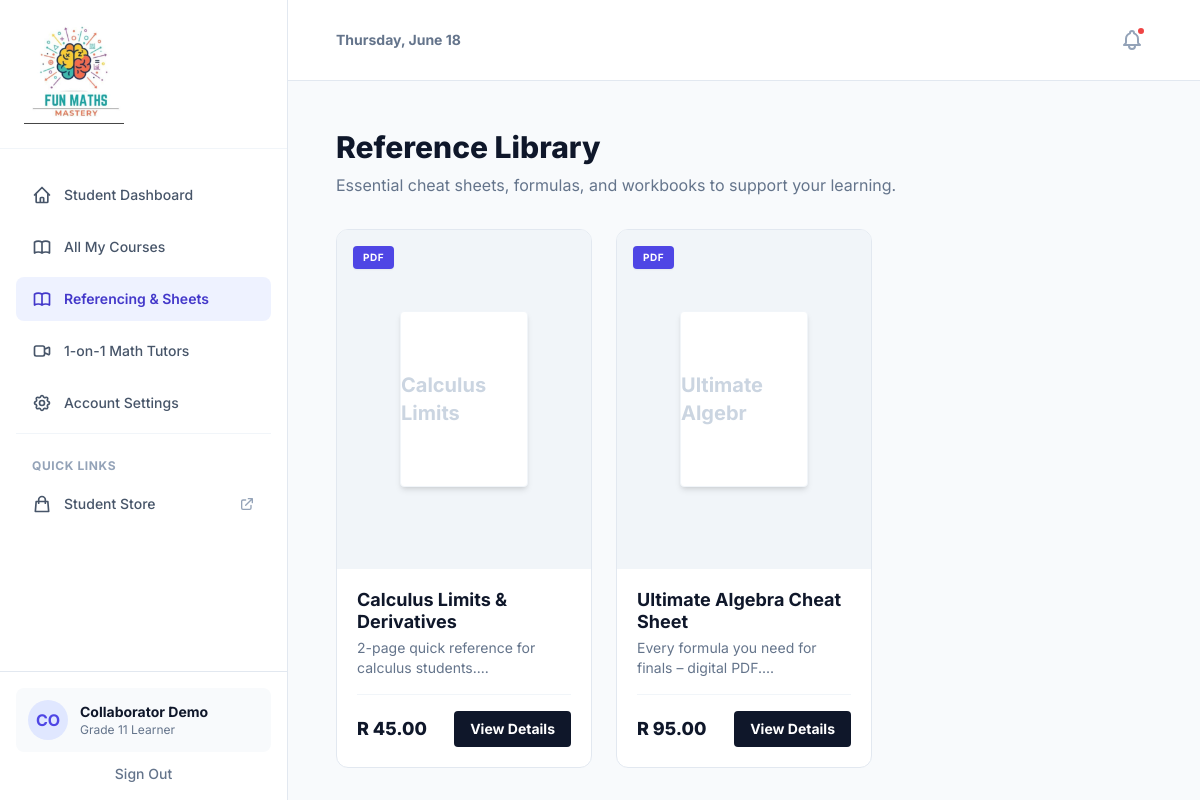
/app/library.php (signed in), run on the app's committed database.
### tables this page shows
CREATE TABLE products (
            id INTEGER PRIMARY KEY AUTOINCREMENT,
            title TEXT NOT NULL,
            description TEXT,
            price REAL NOT NULL,
            category TEXT DEFAULT 'General',
            file_type TEXT CHECK(file_type IN ('pdf','link')) NOT NULL,
            file_path TEXT NOT NULL,
            is_active INTEGER DEFAULT 1,
            created_at DATETIME DEFAULT CURRENT_TIMESTAMP
        );

### app/config/functions.php (called while the page is built, shortened)
<?php
function hasPurchased($userId, $productId) {
    global $pdo;
    $stmt = $pdo->prepare("SELECT 1 FROM user_product_access WHERE user_id = ? AND product_id = ?");
    $stmt->execute([$userId, $productId]);
    return $stmt->fetchColumn() !== false;
}
function h($string) {
    return htmlspecialchars($string, ENT_QUOTES, 'UTF-8');
}
    ?>

### app/library.php (the view, shortened to what this page needs)
<?php
require_once 'config/db.php';
require_once 'config/functions.php';
$stmt = $pdo->prepare("SELECT * FROM products WHERE (category = 'Reference' OR category = 'Formula Sheets' OR category = 'Cheat Sheet') AND is_active = 1 ORDER BY price ASC, id DESC");
$stmt->execute();
$referenceProducts = $stmt->fetchAll(PDO::FETCH_ASSOC);
?>
<!DOCTYPE html>
<html lang="en">
<head>
    <script src="https://cdn.tailwindcss.com"></script>
</head>
<body class="bg-slate-50 text-slate-900 font-sans antialiased h-screen overflow-hidden flex">
    <aside id="sidebar" class="w-72 bg-white border-r border-slate-200 flex flex-col justify-between z-30 fixed lg:static h-full closed shadow-2xl lg:shadow-none transform -translate-x-full lg:translate-x-0">
        <div class="flex flex-col h-full">
            <div class="px-6 py-6 border-b border-slate-100 flex justify-between items-center">
                <a href="dashboard.php" class="flex items-center gap-2">
                    <img src="assets/logo.jpeg" alt="Fun Maths Mastery" width="100" height="100">
                </a>
            </div>
            <div class="flex-1 overflow-y-auto px-4 py-6 flex flex-col">
                <nav class="space-y-2 flex-1">
                    <a href="dashboard.php" class="w-full flex items-center gap-3 px-4 py-3 text-sm font-medium rounded-lg text-slate-600 hover:text-slate-900 hover:bg-slate-50">
                        <svg class="w-5 h-5" fill="none" stroke="currentColor" viewBox="0 0 24 24"><path stroke-linecap="round" stroke-linejoin="round" stroke-width="2" d="M3 12l2-2m0 0l7-7 7 7M5 10v10a1 1 0 001 1h3m10-11l2 2m-2-2v10a1 1 0 01-1 1h-3m-6 0a1 1 0 001-1v-4a1 1 0 011-1h2a1 1 0 011 1v4a1 1 0 001 1m-6 0h6"></path></svg>
                        Student Dashboard
                    </a>
                    <a href="my-courses.php" class="w-full flex items-center gap-3 px-4 py-3 text-sm font-medium rounded-lg text-slate-600 hover:text-slate-900 hover:bg-slate-50">
                        All My Courses
                    </a>
                    <a href="library.php" class="w-full flex items-center gap-3 px-4 py-3 text-sm font-semibold rounded-lg bg-brand-50 text-brand-700">
                        Referencing & Sheets
                    </a>
                    <a href="tutoring.php" class="w-full flex items-center gap-3 px-4 py-3 text-sm font-medium rounded-lg text-slate-600 hover:text-slate-900 hover:bg-slate-50">
                        <svg class="w-5 h-5" fill="none" stroke="currentColor" viewBox="0 0 24 24"><path stroke-linecap="round" stroke-linejoin="round" stroke-width="2" d="M15 10l4.553-2.276A1 1 0 0121 8.618v6.764a1 1 0 01-1.447.894L15 14M5 18h8a2 2 0 002-2V8a2 2 0 00-2-2H5a2 2 0 00-2 2v8a2 2 0 002 2z"></path></svg>
                        1-on-1 Math Tutors
                    </a>
                    <a href="settings.php" class="w-full flex items-center gap-3 px-4 py-3 text-sm font-medium rounded-lg text-slate-600 hover:text-slate-900 hover:bg-slate-50">
                        Account Settings
                    </a>
                    <div class="mt-8 mb-2 px-4 text-xs font-bold text-slate-400 uppercase tracking-wider border-t border-slate-100 pt-6">Quick Links</div>
                    <a href="store.php" class="flex items-center gap-3 px-4 py-3 text-sm font-medium rounded-lg text-slate-600 hover:text-slate-900 hover:bg-slate-50 justify-between">
                        <span class="flex items-center gap-3"><svg class="w-5 h-5" fill="none" stroke="currentColor" viewBox="0 0 24 24"><path stroke-linecap="round" stroke-linejoin="round" stroke-width="2" d="M16 11V7a4 4 0 00-8 0v4M5 9h14l1 12H4L5 9z"></path></svg>Student Store</span>
                        <svg class="w-4 h-4 text-slate-400" fill="none" stroke="currentColor" viewBox="0 0 24 24"><path stroke-linecap="round" stroke-linejoin="round" stroke-width="2" d="M10 6H6a2 2 0 00-2 2v10a2 2 0 002 2h10a2 2 0 002-2v-4M14 4h6m0 0v6m0-6L10 14"></path></svg>
                    </a>
                </nav>
            </div>
            <div class="p-4 border-t border-slate-200">
                <div class="bg-slate-50 rounded-lg p-3 flex items-center gap-3">
                    <div class="w-10 h-10 rounded-full bg-brand-100 flex items-center justify-center text-brand-600 font-bold"><?= strtoupper(substr($_SESSION['user_name'], 0, 2)) ?></div>
                    <div class="flex-1 min-w-0">
                        <div class="text-sm font-bold text-slate-900 truncate"><?= h($_SESSION['user_name']) ?></div>
                        <div class="text-xs text-slate-500 truncate">Grade 11 Learner</div>
                    </div>
                </div>
                <a href="logout.php" class="w-full mt-3 text-center text-sm font-medium text-slate-500 hover:text-red-600 transition-colors block">Sign Out</a>
            </div>
        </div>
    </aside>
    <main class="flex-1 overflow-y-auto flex flex-col relative w-full">
        <header class="bg-white border-b border-slate-200 px-4 py-3 lg:py-5 lg:px-12 flex items-center justify-between sticky top-0 z-10">
            <div class="hidden lg:block"><p class="text-sm text-slate-500 font-bold" id="header-date"></p></div>
            <div class="flex items-center gap-4 ml-auto">
                <button class="relative p-2 text-slate-400 hover:text-brand-600 transition-colors rounded-full hover:bg-slate-50" onclick="alert('No new notifications.')">
                    <span class="absolute top-1.5 right-1.5 w-2.5 h-2.5 bg-red-500 border-2 border-white rounded-full"></span>
                </button>
            </div>
        </header>
        <div class="p-6 md:p-10 lg:p-12 max-w-6xl mx-auto w-full animate-fade-in">
            <h1 class="text-2xl md:text-3xl font-extrabold text-slate-900">Reference Library</h1>
            <p class="text-slate-500 mt-2">Essential cheat sheets, formulas, and workbooks to support your learning.</p>
            <?php if (empty($referenceProducts)): ?>
                <div class="mt-10 text-center py-12 bg-white rounded-xl border border-slate-200">
                    <div class="w-16 h-16 bg-slate-100 rounded-full flex items-center justify-center mx-auto mb-4">
                        <svg class="w-8 h-8 text-slate-400" fill="none" stroke="currentColor" viewBox="0 0 24 24"><path stroke-linecap="round" stroke-linejoin="round" stroke-width="2" d="M12 6.253v13m0-13C10.832 5.477 9.246 5 7.5 5S4.168 5.477 3 6.253v13C4.168 18.477 5.754 18 7.5 18s3.332.477 4.5 1.253m0-13C13.168 5.477 14.754 5 16.5 5c1.747 0 3.332.477 4.5 1.253v13C19.832 18.477 18.247 18 16.5 18c-1.746 0-3.332.477-4.5 1.253"></path></svg>
                    </div>
                    <p class="text-slate-500 mb-4">No reference materials available yet. Check back soon!</p>
                </div>
            <?php else: ?>
                <div class="grid grid-cols-1 sm:grid-cols-2 lg:grid-cols-3 gap-6 mt-8">
                    <?php foreach ($referenceProducts as $product):
                        $isPurchased = hasPurchased($userId, $product['id']);
                    ?>
                        <div class="group border border-slate-200 rounded-xl overflow-hidden bg-white hover:shadow-lg transition-all flex flex-col">
                            <div class="aspect-[3/4] bg-slate-100 relative p-6 flex items-center justify-center border-b border-slate-100">
                                <span class="absolute top-4 left-4 px-2.5 py-1 text-[10px] font-bold uppercase tracking-wider rounded shadow-sm <?= $product['file_type'] === 'pdf' ? 'bg-brand-600 text-white' : 'bg-slate-900 text-white' ?>">
                                    <?= strtoupper($product['file_type']) ?>
                                </span>
                                <div class="w-32 h-44 bg-white shadow-md rounded flex items-center justify-center text-slate-300 font-bold text-xl border border-slate-100">
                                    <?= h(substr($product['title'], 0, 15)) ?>
                                </div>
                            </div>
                            <div class="p-5 flex flex-col flex-1">
                                <h3 class="text-lg font-bold text-slate-900 leading-tight mb-1"><?= h($product['title']) ?></h3>
                                <p class="text-sm text-slate-500 mb-4 line-clamp-2"><?= h(substr($product['description'], 0, 100)) ?>...</p>
                                <div class="mt-auto pt-4 border-t border-slate-100 flex items-center justify-between">
                                    <span class="text-lg font-extrabold text-slate-900">R <?= number_format($product['price'], 2) ?></span>
                                    <?php if ($isPurchased): ?>
                                        <a href="download.php?product_id=<?= $product['id'] ?>" class="px-4 py-2 bg-green-600 text-white text-sm font-bold rounded hover:bg-green-700 transition-colors">Download</a>
                                    <?php else: ?>
                                        <a href="product.php?id=<?= $product['id'] ?>" class="px-4 py-2 bg-slate-900 text-white text-sm font-bold rounded hover:bg-brand-600 transition-colors">View Details</a>
                                    <?php endif; ?>
                                </div>
                            </div>
                        </div>
                    <?php endforeach; ?>
                </div>
            <?php endif; ?>
        </div>
    </main>
</body>
</html>

### app/library.php (style rules this page uses)
.animate-fade-in { animation: fadeIn 0.3s ease-out forwards; }
#sidebar { transition: transform 0.3s ease-in-out; }

### data on the page
products: file_type "PDF", title "Calculus Limits", title "Calculus Limits & Derivatives", description "2-page quick reference for calculus students.", price "45.00"
products: file_type "PDF", title "Ultimate Algebr", title "Ultimate Algebra Cheat Sheet", description "Every formula you need for finals – digital PDF.", price "95.00"

### other printed values
substr($_SESSION['user_name'], 0, 2) "CO"
$_SESSION['user_name'] "Collaborator Demo"
